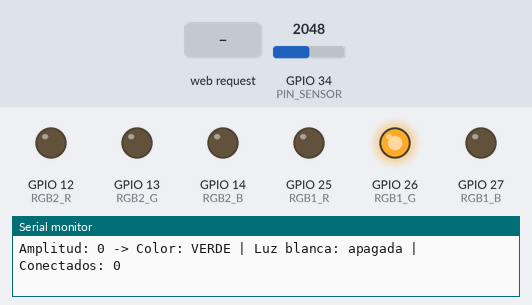
The sketch below on a simulated ESP32. On the bench: output pins drawn as LEDs (lit = HIGH), the last lines printed to the serial monitor. The inputs (shaded band) are chosen by the test bench; at power-on: GPIO 34 (PIN_SENSOR) = 2048.

Above: at 2.4 s.
2.5 s: HTTP request GET /boton received
At 3.0 s:
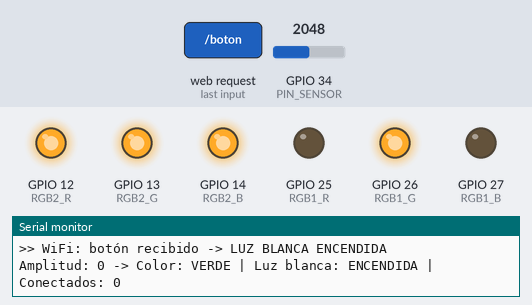
4.0 s: GPIO 34 (PIN_SENSOR) set to 2866
At 4.14 s:
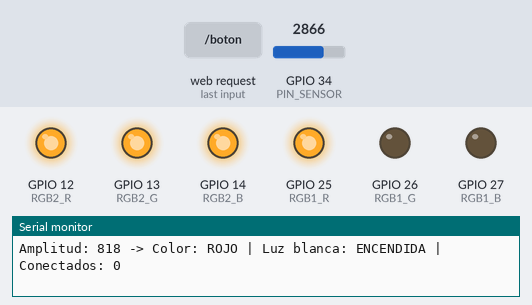
5.7 s: HTTP request GET /atender received
At 6.3 s:
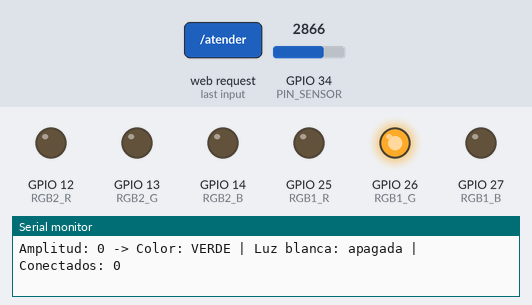
Timing chart, 0 to 8.7 s (numbered marks = the images above; inputs shaded):
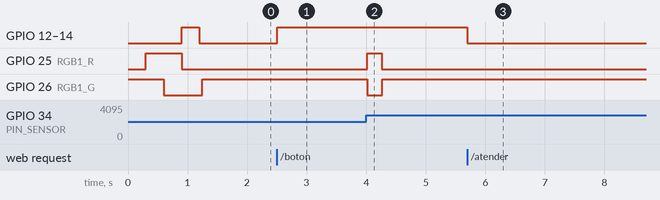

The sketch:

central.ino
```cpp
/*
  =====================================================================
  SEMÁFORO SOCIOEMOCIONAL DE AULA — DISPOSITIVO CENTRAL (PIZARRA)
  TEI201 Taller de Diseño en Ingeniería — Avance #2
  Placa: ESP32 DevKit
  =====================================================================
  QUÉ HACE:
   1. SENSOR: lee el nivel de ruido de la sala con el KY-038.
   2. ACTUADOR 1 (RGB #1): muestra el nivel de ruido
        verde = sala tranquila / amarillo = ruido moderado / rojo = ruido alto
   3. CONECTIVIDAD: crea su propia red WiFi ("SemaforoAula").
      A esa red se conectan el botón del escritorio y el celular.
   4. ACTUADOR 2 (RGB #2): se enciende en BLANCO cuando un estudiante
      pide una pausa / ayuda apretando el botón de su escritorio.
   5. Publica una página web en vivo: conectarse a "SemaforoAula" con
      el celular y abrir http://192.168.4.1

  FLUJO: sensor -> procesamiento en ESP32 -> RGB #1
         botón escritorio -> WiFi -> ESP32 central -> RGB #2 + página web

  HISTORIAL (iteración):
   v1: lectura del KY-038 + semáforo en RGB #1, conectado al hotspot
       de un iPhone (dependía de ese celular).
   v2: el ESP32 crea su propia red WiFi, recibe el botón del escritorio,
       enciende la luz blanca y muestra todo en una página web.

  LIBRERÍAS: WiFi.h y WebServer.h (vienen con el paquete ESP32).
  =====================================================================
*/

#include <WiFi.h>
#include <WebServer.h>

// ---------------------- RED WIFI PROPIA ------------------------------
// Antes nos conectábamos al hotspot de un iPhone. Ahora el ESP32 crea
// su propia red, así no dependemos de ningún celular ni del WiFi de la U.
const char* WIFI_NOMBRE = "SemaforoAula";
const char* WIFI_CLAVE  = "aula2026";      // mínimo 8 caracteres

// ---------------------- SENSOR (KY-038) ------------------------------
const int PIN_SENSOR = 34;   // AO del KY-038 (pin ADC1: funciona con WiFi)
const int VENTANA_MS = 50;   // duración de cada medición de amplitud

// Umbrales de amplitud (calibrados por el equipo con el Serial Monitor)
const int UMBRAL_AMARILLO = 17;
const int UMBRAL_ROJO     = 42;

// ---------------------- RGB #1: NIVEL DE RUIDO -----------------------
const int RGB1_R = 25;
const int RGB1_G = 26;
const int RGB1_B = 27;

// ---------------------- RGB #2: LUZ BLANCA (SOLICITUD) ---------------
// Segundo módulo RGB (cátodo común, pata "-" a GND). Se enciende en
// blanco prendiendo R+G+B al mismo tiempo.
const int RGB2_R = 12;
const int RGB2_G = 13;
const int RGB2_B = 14;

// ---------------------- VARIABLES GLOBALES ---------------------------
WebServer servidor(80);

int amplitud = 0;                  // última amplitud medida
String color = "VERDE";            // color actual del semáforo
bool solicitudEstudiante = false;  // true = un estudiante pidió pausa/ayuda
unsigned long horaSolicitud = 0;   // cuándo se hizo la solicitud (ms)

// =====================================================================
// SENSOR Y ACTUADORES
// =====================================================================

// Mide la amplitud del sonido: diferencia entre el valor máximo y
// mínimo que lee el micrófono durante VENTANA_MS milisegundos.
int medirAmplitud() {
  int maximo = 0;
  int minimo = 4095;
  unsigned long inicio = millis();
  while (millis() - inicio < VENTANA_MS) {
    int lectura = analogRead(PIN_SENSOR);
    if (lectura > maximo) maximo = lectura;
    if (lectura < minimo) minimo = lectura;
  }
  return maximo - minimo;
}

// Enciende el RGB #1 según la amplitud medida.
void actualizarSemaforo() {
  digitalWrite(RGB1_R, LOW);
  digitalWrite(RGB1_G, LOW);
  digitalWrite(RGB1_B, LOW);

  if (amplitud <= UMBRAL_AMARILLO) {
    digitalWrite(RGB1_G, HIGH);
    color = "VERDE";
  } else if (amplitud <= UMBRAL_ROJO) {
    digitalWrite(RGB1_R, HIGH);
    digitalWrite(RGB1_G, HIGH);          // rojo + verde = amarillo
    color = "AMARILLO";
  } else {
    digitalWrite(RGB1_R, HIGH);
    color = "ROJO";
  }
}

// Enciende el RGB #2 en blanco (R+G+B) si hay solicitud, o lo apaga.
void actualizarLuzBlanca() {
  int estado = solicitudEstudiante ? HIGH : LOW;
  digitalWrite(RGB2_R, estado);
  digitalWrite(RGB2_G, estado);
  digitalWrite(RGB2_B, estado);
}

// =====================================================================
// PÁGINA WEB Y RUTAS (CONECTIVIDAD)
// =====================================================================

// Página que se ve en el celular: se actualiza sola cada 1 segundo.
const char PAGINA[] PROGMEM = R"HTML(
<!DOCTYPE html><html lang="es"><head><meta charset="utf-8">
<meta name="viewport" content="width=device-width,initial-scale=1">
<title>Semáforo de Aula</title>
<style>
 body{font-family:sans-serif;text-align:center;background:#f4f6f3;margin:0;padding:20px}
 .luz{width:140px;height:140px;border-radius:50%;margin:20px auto;border:6px solid #333;transition:.3s}
 .card{background:#fff;border-radius:14px;padding:16px;margin:14px auto;max-width:360px;box-shadow:0 2px 8px #0002}
 .alerta{background:#fffbe6;border:3px solid #e0b000}
 button{font-size:18px;padding:10px 18px;border-radius:10px;border:none;background:#5a7d63;color:#fff}
</style></head><body>
<h2>Semáforo Socioemocional de Aula</h2>
<div class="card"><div>Nivel de ruido de la sala</div>
 <div id="luz" class="luz"></div>
 <div id="texto" style="font-size:22px;font-weight:bold"></div>
 <div>Amplitud: <span id="nivel">-</span></div></div>
<div id="sol" class="card"><div id="soltexto">Sin solicitudes</div>
 <button id="btn" onclick="fetch('/atender')" style="display:none">Marcar como atendida</button></div>
<script>
const colores={VERDE:'#2ecc40',AMARILLO:'#ffdc00',ROJO:'#ff4136'};
const textos={VERDE:'Sala tranquila',AMARILLO:'Ruido moderado',ROJO:'Ruido alto'};
async function actualizar(){
 try{const r=await fetch('/estado');const e=await r.json();
  document.getElementById('luz').style.background=colores[e.color];
  document.getElementById('texto').textContent=textos[e.color];
  document.getElementById('nivel').textContent=e.amplitud;
  const s=document.getElementById('sol');
  if(e.solicitud){s.classList.add('alerta');
   document.getElementById('soltexto').textContent='Un estudiante pidió una pausa (hace '+e.segundos+' s)';
   document.getElementById('btn').style.display='inline-block';}
  else{s.classList.remove('alerta');
   document.getElementById('soltexto').textContent='Sin solicitudes';
   document.getElementById('btn').style.display='none';}
 }catch(err){}
}
setInterval(actualizar,1000);actualizar();
</script></body></html>
)HTML";

void rutaInicio() {
  servidor.send_P(200, "text/html", PAGINA);
}

// Datos en formato JSON (los usa la página web).
void rutaEstado() {
  unsigned long segundos = solicitudEstudiante ? (millis() - horaSolicitud) / 1000 : 0;
  String json = "{\"color\":\"" + color + "\",\"amplitud\":" + String(amplitud) +
                ",\"solicitud\":" + (solicitudEstudiante ? "true" : "false") +
                ",\"segundos\":" + String(segundos) + "}";
  servidor.send(200, "application/json", json);
}

// La llama el botón del escritorio. Cada presión alterna la solicitud
// (apretar de nuevo = el estudiante la cancela).
void rutaBoton() {
  solicitudEstudiante = !solicitudEstudiante;
  if (solicitudEstudiante) horaSolicitud = millis();
  actualizarLuzBlanca();
  Serial.println(solicitudEstudiante ? ">> WiFi: botón recibido -> LUZ BLANCA ENCENDIDA"
                                     : ">> WiFi: botón recibido -> luz blanca apagada");
  servidor.send(200, "text/plain", solicitudEstudiante ? "ON" : "OFF");
}

// La usa el botón del escritorio para saber si su solicitud sigue activa.
void rutaSolicitud() {
  servidor.send(200, "text/plain", solicitudEstudiante ? "ON" : "OFF");
}

// La usa el profesor desde la página web para apagar la luz blanca.
void rutaAtender() {
  solicitudEstudiante = false;
  actualizarLuzBlanca();
  Serial.println(">> Profesor marcó la solicitud como atendida");
  servidor.send(200, "text/plain", "OK");
}

// =====================================================================
// SETUP Y LOOP
// =====================================================================

void setup() {
  Serial.begin(115200);

  pinMode(RGB1_R, OUTPUT);
  pinMode(RGB1_G, OUTPUT);
  pinMode(RGB1_B, OUTPUT);
  pinMode(RGB2_R, OUTPUT);
  pinMode(RGB2_G, OUTPUT);
  pinMode(RGB2_B, OUTPUT);

  // Prueba de luces al encender: verde, amarillo, rojo y blanco
  digitalWrite(RGB1_G, HIGH);                              delay(300);
  digitalWrite(RGB1_R, HIGH);                              delay(300);
  digitalWrite(RGB1_G, LOW);                               delay(300);
  digitalWrite(RGB1_R, LOW);
  solicitudEstudiante = true;  actualizarLuzBlanca();      delay(300);
  solicitudEstudiante = false; actualizarLuzBlanca();

  // Crear la red WiFi propia
  WiFi.softAP(WIFI_NOMBRE, WIFI_CLAVE);
  Serial.println();
  Serial.print("Red WiFi creada: ");
  Serial.println(WIFI_NOMBRE);
  Serial.print("Pagina web en: http://");
  Serial.println(WiFi.softAPIP());     // normalmente 192.168.4.1

  // Registrar las rutas del servidor web
  servidor.on("/", rutaInicio);
  servidor.on("/estado", rutaEstado);
  servidor.on("/boton", rutaBoton);
  servidor.on("/solicitud", rutaSolicitud);
  servidor.on("/atender", rutaAtender);
  servidor.begin();
}

void loop() {
  servidor.handleClient();             // atender mensajes WiFi

  amplitud = medirAmplitud();          // sensor
  actualizarSemaforo();                // actuador 1

  Serial.print("Amplitud: ");
  Serial.print(amplitud);
  Serial.print(" -> Color: ");
  Serial.print(color);
  Serial.print(" | Luz blanca: ");
  Serial.print(solicitudEstudiante ? "ENCENDIDA" : "apagada");
  Serial.print(" | Conectados: ");
  Serial.println(WiFi.softAPgetStationNum());

  // Espera de 200 ms (como en la v1), atendiendo WiFi mientras tanto
  unsigned long espera = millis();
  while (millis() - espera < 200) {
    servidor.handleClient();
    delay(5);
  }
}
```

Measured:
- after the input at 2.5 s, GPIO 12 (RGB2_R), GPIO 13 (RGB2_G), GPIO 14 (RGB2_B): LOW → HIGH at once
- after the input at 4.0 s, GPIO 25 (RGB1_R): LOW → HIGH at once, → LOW 0.25 s later; GPIO 26 (RGB1_G): HIGH → LOW at once, → HIGH 0.25 s later
- after the input at 5.7 s, GPIO 12 (RGB2_R), GPIO 13 (RGB2_G), GPIO 14 (RGB2_B): HIGH → LOW at once
